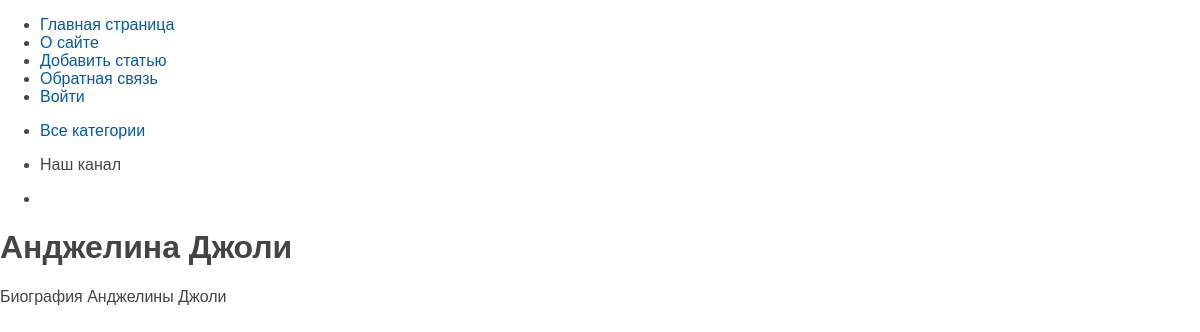
/post/andzhelina-dzholi/, run on an earlier commit of the app's database.
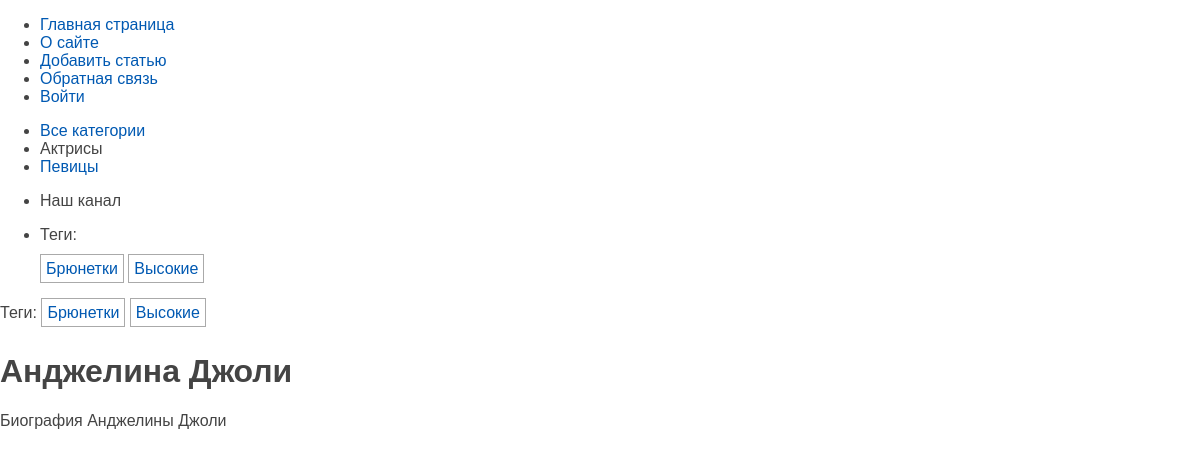
And on a later commit of the database.
### women/models.py (models this page shows, shortened)
class Category(models.Model):
    name = models.CharField(max_length=100, db_index=True, verbose_name = 'Категория')
    slug = models.SlugField(max_length=255, unique=True, db_index=True)
    class Meta:
        verbose_name = 'Категория'
        verbose_name_plural = 'Категории'
    def get_absolute_url(self):
        return reverse("category", kwargs={"cat_slug": self.slug})

class TagPost(models.Model):
    tag = models.CharField(max_length=100, db_index=True)
    slug = models.SlugField(max_length=255, unique=True, db_index=True)
    def get_absolute_url(self):
        return reverse("tag", kwargs={"tag_slug": self.slug})

### women/views.py (the view)
# urls.py: path('post/<slug:post_slug>/', views.show_post, name='post'),
def show_post(request, post_slug):
    post = get_object_or_404(Women, slug=post_slug)
    data = {
        'title': post.title,
        'menu': menu,
        'post': post,
        'cat_selected': 1,
    }
    return render(request, 'women/post.html', context=data)

### women/templatetags/women_tags.py (called while the page is built)
@register.inclusion_tag('women/list_categories.html')
def show_categories(cat_selected=0):
    cats = Category.objects.annotate(total=Count('posts')).filter(total__gt=0)
    return {"cats": cats, 'cat_selected': cat_selected}

@register.inclusion_tag('women/list_tags.html')
def show_all_tags():
    return {"tags": TagPost.objects.annotate(total=Count("tags")).filter(total__gt=0)}

### women/templates/women/post.html (shortened to what this page needs)
{% extends 'base.html' %} {% block breadcrumbs %}
{% with post.tags.all as tags %} {% if tags %}
<ul class="tags-list">
  <li>Теги:</li>
  {% for t in tags %}
  <li><a href="{{t.get_absolute_url}}">{{t.tag}}</a></li>
  {% endfor %}
</ul>
{% endif %} {% endwith %} {% endblock %} {% block content %}
<h1>{{post.title}}</h1>
 {{post.content|linebreaks}} {% endblock %}

### women/templates/women/list_categories.html
{% for cat in cats %} {% if cat.id == cat_selected %}
<li class="selected">{{cat.name}}</li>
{% else %}
<li><a href="{{ cat.get_absolute_url }}">{{cat.name}}</a></li>
{% endif %} {% endfor %}

### women/templates/women/list_tags.html
{% if tags %}
<p>Теги:</p>
<ul class="tags-list">
  {% for t in tags %}
  <li><a href="{{t.get_absolute_url}}">{{t.tag}}</a></li>
  {% endfor %}
</ul>
{% endif %}

What changed in the data, as far as the page shows it:
added Category: name "Актрисы"
added Category: name "Певицы"
added TagPost: tag "Брюнетки"
added TagPost: tag "Высокие"
Also different on the page:
text now shown: "Теги: Теги:"
